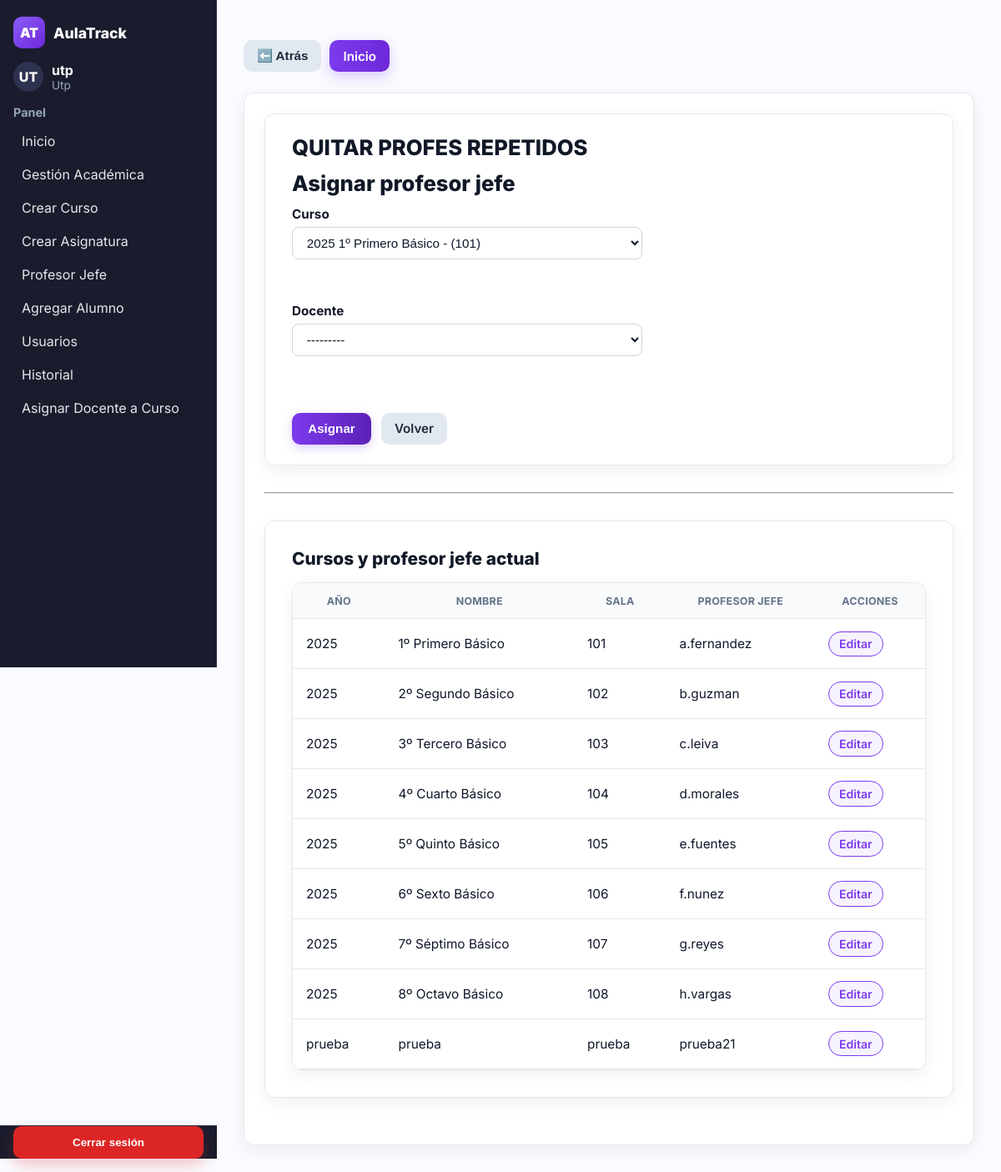
Screenshot of /asignar-profesor-jefe/?curso=11 (signed in) with the database file from the repository.
### usuarios/models.py (models this page shows)
class Usuario(AbstractUser):
    nombres = models.CharField(max_length=100)
    apellidos = models.CharField(max_length=100)
    rut = models.CharField(max_length=12, unique=True, validators=[rut_validator])
    ROLE_DOCENTE = 'docente'
    ROLE_UTP = 'utp'
    ROLE_INSPECTOR = 'inspector'
    ROLE_CHOICES = [
        (ROLE_DOCENTE, 'Docente'),
        (ROLE_UTP, 'UTP'),
        (ROLE_INSPECTOR, 'Inspector'),
    ]
    role = models.CharField(max_length=20, choices=ROLE_CHOICES)
    def __str__(self):
        return f"{self.username} - {self.nombres} {self.apellidos}"

class Curso(models.Model):
    año = models.CharField(max_length=15)
    nombre = models.CharField(max_length=30)
    sala = models.CharField(max_length=10)
    profesor_jefe = models.ForeignKey(
        Usuario,
        on_delete=models.CASCADE,
        null=True,
        blank=True,
        limit_choices_to={'role': 'docente'},
        related_name='cursos_como_profesor_jefe'
    )
    def __str__(self):
        return f"{self.año} {self.nombre} - ({self.sala})"
    class Meta:
        constraints = [
            models.UniqueConstraint(
                Lower('año'), Lower('nombre'), Lower('sala'),
                name='uniq_curso_anio_nombre_sala_ci'
            )
        ]

### usuarios/views.py (the view)
# urls.py: path('asignar-profesor-jefe/', asignar_profesor_jefe, name='asignar_profesor_jefe'),
@user_passes_test(es_utp)
def asignar_profesor_jefe(request):
    initial_curso = None
    curso_id = request.GET.get("curso")
    if curso_id:
        initial_curso = get_object_or_404(Curso, id=curso_id)
    if request.method == "POST":
        form = AsignarProfesorJefeForm(request.POST)
        if form.is_valid():
            curso = form.cleaned_data["curso"]
            docente = form.cleaned_data["docente"]
            curso.profesor_jefe = docente
            curso.save(update_fields=["profesor_jefe"])
            registrar_accion(request.user, curso, CHANGE, f"Profesor Jefe asignado: {docente.get_full_name() or docente.username}")
            messages.success(request, f"Se asignó a «{docente.username}» como profesor jefe de «{curso}».")
            return redirect("usuarios:cursos_lista")  # ✅ corregido
        messages.error(request, "Revisa los errores del formulario.")
    else:
        form = AsignarProfesorJefeForm(initial_curso=initial_curso)
    cursos = Curso.objects.select_related("profesor_jefe").order_by("año", "nombre")
    return render(request, "asignar_profesor_jefe.html", {"form": form, "cursos": cursos})

### usuarios/forms.py
class AsignarProfesorJefeForm(forms.Form):
    curso = forms.ModelChoiceField(
        queryset=Curso.objects.all().order_by('año', 'nombre'),
        label="Curso",
        widget=forms.Select(attrs={"class": "form-select"})
    )
    docente = forms.ModelChoiceField(
        queryset=Usuario.objects.filter(role='docente').order_by('username'),
        label="Docente (profesor jefe)",
        widget=forms.Select(attrs={"class": "form-select"})
    )
    def __init__(self, *args, **kwargs):
        initial_curso = kwargs.pop("initial_curso", None)
        super().__init__(*args, **kwargs)
        if initial_curso:
            self.fields["curso"].initial = initial_curso

### usuarios/views.py (called while the page is built)
def es_utp(user):
    return hasattr(user, 'role') and user.role == 'utp'

### usuarios/templates/asignar_profesor_jefe.html (shortened to what this page needs)
{% extends "base.html" %}
{% load static %}
{% block extra_css %}
<link rel="stylesheet" href="{% static 'css/asignar_profesor_jefe.css' %}">
{% endblock %}
{% block content %}
<div class="card">
  <h1>QUITAR PROFES REPETIDOS</h1>
  <h1>Asignar profesor jefe</h1>
  <form method="post" class="form">
    <div class="form-row">
      <label for="{{ form.curso.id_for_label }}">Curso</label>
      {{ form.curso }}
    </div>
    <br>
    <div class="form-row">
      <label for="{{ form.docente.id_for_label }}">Docente</label>
      {{ form.docente }}
    </div>
    <br>
    <div class="actions">
      <button type="submit" class="btn-primary">Asignar</button>
      <a href="{% url 'usuarios:cursos_lista' %}" class="btn-secondary">Volver</a>
    </div>
  </form>
</div>
<hr class="divider">
<div class="card large">
  <h2>Cursos y profesor jefe actual</h2>
  <div class="table-container">
    <table>
      <thead>
        <tr>
          <th>Año</th>
          <th>Nombre</th>
          <th>Sala</th>
          <th>Profesor jefe</th>
          <th>Acciones</th>
        </tr>
      </thead>
      <tbody>
        {% for c in cursos %}
          <tr>
            <td>{{ c.año }}</td>
            <td>{{ c.nombre }}</td>
            <td>{{ c.sala }}</td>
            <td>{{ c.profesor_jefe.username|default:"—" }}</td>
            <td><a href="{% url 'usuarios:asignar_profesor_jefe' %}?curso={{ c.id }}" class="chip">Editar</a></td>
          </tr>
        {% empty %}
          <tr>
            <td colspan="5">No hay cursos registrados.</td>
          </tr>
        {% endfor %}
      </tbody>
    </table>
  </div>
</div>
{% endblock %}

### usuarios/templates/base.html (shortened to what this page needs)
{% load static %}
<!DOCTYPE html>
<html lang="es">
<head>
    <link rel="stylesheet" href="{% static 'css/base.css' %}">
    {% block extra_css %}{% endblock %}
    <link rel="stylesheet" href="{% static 'css/global.css' %}">
</head>
<body>
<main class="app">
    <aside class="sidebar" aria-label="Barra lateral">
        <div class="sidebar-content">
            <div class="brand">
                <div class="logo">AT</div>
                <div class="name">AulaTrack</div>
            </div>
            {% if user.is_authenticated %}
            <div class="profile">
                <div class="avatar">{{ user.username|slice:":2"|upper }}</div>
                <div>
                    <div class="docente">{{ user.username }}</div>
                    <div class="rol">{{ user.role|title|default:"Sin rol" }}</div>
                </div>
            </div>
            <nav class="menu">
                <div class="nav-section">
                    <h4>Panel</h4>
                    <ul>
                        <li><a href="{% url 'usuarios:home_page' %}">Inicio</a></li>
                        {% if user.role == "utp" %}
                            <li><a href="{% url 'usuarios:cursos_lista' %}">Gestión Académica</a></li>
                            <li><a href="{% url 'usuarios:crear_curso' %}">Crear Curso</a></li>
                            <li><a href="{% url 'usuarios:crear_asignatura' %}">Crear Asignatura</a></li>
                            <li><a href="{% url 'usuarios:asignar_profesor_jefe' %}">Profesor Jefe</a></li>
                            <li><a href="{% url 'usuarios:agregar_alumno' %}">Agregar Alumno</a></li>
                            <li><a href="{% url 'usuarios:gestion_usuario' %}">Usuarios</a></li>
                            <li><a href="{% url 'usuarios:historial_admin' %}">Historial</a></li>
                            <li><a href="{% url 'usuarios:asignar_docente_curso' %}">Asignar Docente a Curso</a></li>
                        {% elif user.role == "docente" %}
                            <li><a href="{% url 'usuarios:home_page' %}">Mis Cursos</a></li>
                        {% elif user.role == "alumno" %}
                            <li><a href="{% url 'usuarios:home_page' %}">Mi Inicio</a></li>
                        {% endif %}
                    </ul>
                </div>
            </nav>
            {% endif %}
        </div>
        {% if user.is_authenticated %}
        <div class="logout-fixed">
            <form method="post" action="{% url 'usuarios:logout' %}">
                <button type="submit" class="logout-btn">Cerrar sesión</button>
            </form>
        </div>
        {% endif %}
    </aside>
    <section class="main">
        {% if request.path != '/' and request.path != '/home/' %}
        <div class="nav-buttons fade-in">
            <button onclick="window.history.back()" class="btn btn-secondary">⬅️ Atrás</button>
            <a href="{% url 'usuarios:home_page' %}" class="btn btn-prim">Inicio</a>
        </div>
        {% endif %}
        <div class="content">
            {% block content %}{% endblock %}
        </div>
    </section>
</main>
</body>
</html>

### usuarios/static/css/base.css (style rules this page uses)
:root { --brand-400:#b197fc; --brand-500:#a855f7; --brand-600:#8b5cf6; --brand-700:#7c3aed; --brand-800:#6d28d9; --side-bg:#1a1c2d; --side-border:#2a2d45; --side-hover:#2a2e49; --side-text:#e5e7eb; --side-muted:#94a3b8; --bg:#ffffff; --surface:#f9fafb; --border:#e5e7eb; --text:#0f172a; --danger:#dc2626; --danger-hover:#b91c1c; --radius:12px; --transition:all 0.25s ease; --shadow:0 8px 20px rgba(0,0,0,0.05); }
* { box-sizing:border-box }
html,body { height:100%;margin:0;font-family:"Inter",system-ui,sans-serif;background:var(--bg);color:var(--text); }
.app { display:grid; grid-template-columns:260px 1fr; min-height:100vh; }
.sidebar { background:var(--side-bg); color:var(--side-text); display:flex; flex-direction:column; justify-content:space-between; border-right:1px solid var(--side-border); position:sticky; top:0; height:100vh; }
.sidebar-content { padding:20px 16px 90px; overflow-y:auto; }
.brand { display:flex;align-items:center;gap:10px;margin-bottom:1rem; }
.logo { width:38px;height:38px;display:grid;place-items:center; border-radius:10px; background:linear-gradient(135deg,var(--brand-600),var(--brand-800)); color:#fff;font-weight:900; }
.name { font-weight:800;color:#fff;font-size:1.1rem; }
.profile { display:flex;align-items:center;gap:10px;margin:1rem 0; }
.avatar { width:36px;height:36px;border-radius:999px; background:#2e3150;color:#fff;font-weight:800; display:grid;place-items:center; }
.docente { font-weight:700;color:#fff; }
.rol { font-size:.85rem;color:var(--side-muted); }
.nav-section { margin-top:1rem; }
.nav-section h4 { margin:0 0 .5rem;color:var(--side-muted);font-size:.9rem;font-weight:700; }
.nav-section ul { list-style:none;margin:0;padding:0;display:grid;gap:4px; }
.nav-section a { display:block; padding:8px 10px; border-radius:8px; color:var(--side-text); transition:var(--transition); }
.logout-fixed { position:fixed; bottom:16px; left:0; width:260px; padding:0 16px 0; background:var(--side-bg); border-top:1px solid var(--side-border); }
.logout-btn { width:100%; padding:.75rem 1rem; border:0; border-radius:10px; background:var(--danger); color:#fff; font-weight:700; cursor:pointer; transition:var(--transition); box-shadow:0 8px 18px rgba(220,38,38,0.25); }
.main { background:var(--bg); padding:24px 28px; }
.content { background:var(--surface); border:1px solid var(--border); border-radius:var(--radius); padding:1.5rem; box-shadow:var(--shadow); }
a { color:var(--brand-500); text-decoration:none; transition:var(--transition); }

### usuarios/static/css/global.css (style rules this page uses)
body, html, .main { font-family: "Inter", system-ui, sans-serif; background: #fafbff !important; color: #0f172a; }
.btn, .btn-prim, .btn-secondary { display: inline-flex; align-items: center; justify-content: center; gap: 0.4rem; border-radius: 10px; font-weight: 600; cursor: pointer; text-decoration: none; font-size: 0.95rem; transition: all 0.25s ease; height: 38px; padding: 0 1rem; }
.btn { background: #fff; color: #111827; border: 1px solid #d1d5db; }
.btn-prim { background: linear-gradient(90deg, #7c3aed, #6d28d9); color: #fff; border: none; box-shadow: 0 6px 16px rgba(124, 58, 237, 0.25); }
.btn-secondary { background-color: #e2e8f0; color: #1e293b; border: none; }
.nav-buttons { display: flex; gap: 10px; margin: 15px 0 25px 0; animation: fadeIn 0.4s ease-in; }
.fade-in { animation: fadeIn 0.4s ease-in; }
.nav-buttons a { text-decoration: none !important; }
h1, h2, h3, h4, h5 { color: #111827; font-weight: 800; }

### rows the page displays
Usuario: username "UT", username "utp", role "Utp"
Curso: año "2025", nombre "1º Primero Básico", sala "101", profesor_jefe.username "a.fernandez"
Curso: año "2025", nombre "2º Segundo Básico", sala "102", profesor_jefe.username "b.guzman"
Curso: año "2025", nombre "3º Tercero Básico", sala "103", profesor_jefe.username "c.leiva"
Curso: año "2025", nombre "4º Cuarto Básico", sala "104", profesor_jefe.username "d.morales"
Curso: año "2025", nombre "5º Quinto Básico", sala "105", profesor_jefe.username "e.fuentes"
Curso: año "2025", nombre "6º Sexto Básico", sala "106", profesor_jefe.username "f.nunez"
Curso: año "2025", nombre "7º Séptimo Básico", sala "107", profesor_jefe.username "g.reyes"
Curso: año "2025", nombre "8º Octavo Básico", sala "108", profesor_jefe.username "h.vargas"
Curso: año "prueba", nombre "prueba", sala "prueba", profesor_jefe.username "prueba21"
